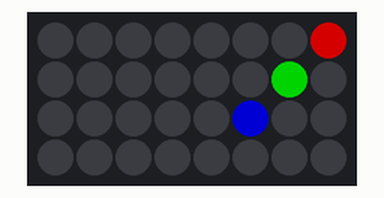
A program run on a simulated CircuitPython board. Shown: 8×4 RGB LED matrix. Dim RGB values are drawn brighter than linear.

Above: at 0.16 s.
At 39.73 s:
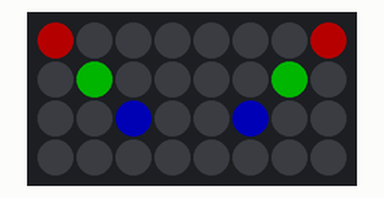

The program:

3Blink.py
```python
import time
import adafruit_trellism4

trellis = adafruit_trellism4.TrellisM4Express()
i = 0
n = 128
while True:
    trellis.pixels[0, 0] = (i, 0, 0)
    trellis.pixels[1, 1] = (0, i, 0)
    trellis.pixels[2, 2] = (0, 0, i)
    trellis.pixels[7, 0] = (n-i, 0, 0)
    trellis.pixels[6, 1] = (0, n-i, 0)
    trellis.pixels[5, 2] = (0, 0, n-i)
    time.sleep(0.005)
    i = (i+1) % n
```
